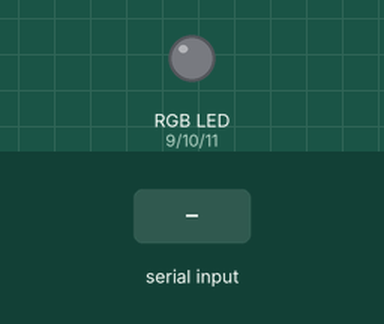
Recording of a sketch running on a simulated Arduino Uno, built with avr-gcc and run on an emulated ATmega328P. On the bench: an RGB LED mixed from three pins (HIGH = lit). Inputs (shaded band) come from the test bench. Dim RGB values are drawn brighter than linear.

Above: at 1.2 s.
1.3 s: "90,45,200\n" received over Serial
At 2.2 s:
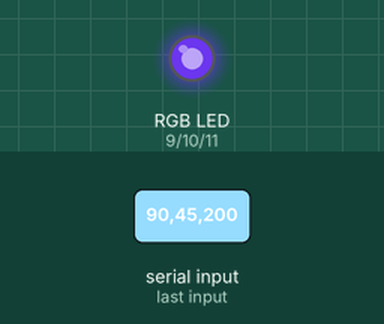
2.8 s: "30,150,10\n" received over Serial
At 3.3 s:
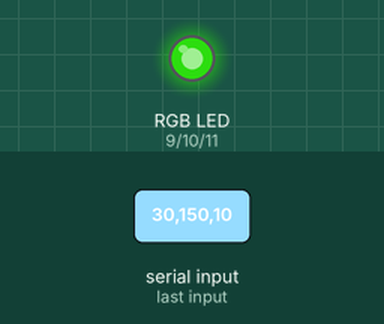
4.3 s: "90,45\n" received over Serial
At 5.5 s:
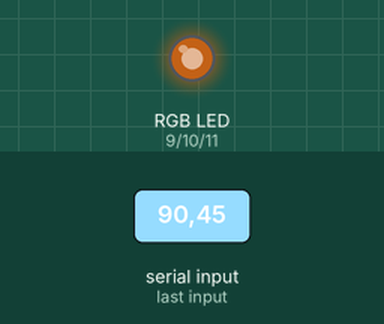
5.8 s: "5\n" received over Serial
At 6.8 s:
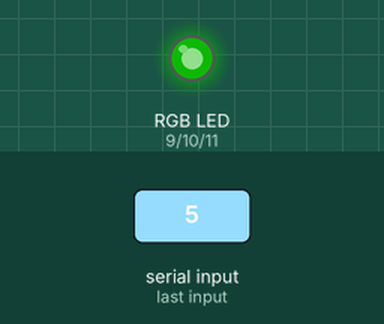
7.3 s: "30,150\n" received over Serial
At 7.9 s:
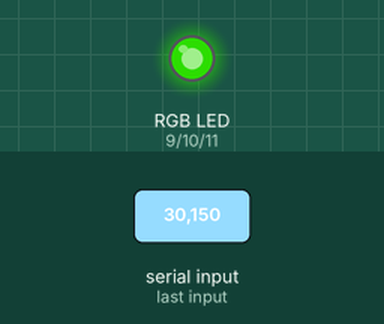
8.8 s: "90\n" received over Serial
At 9.1 s:
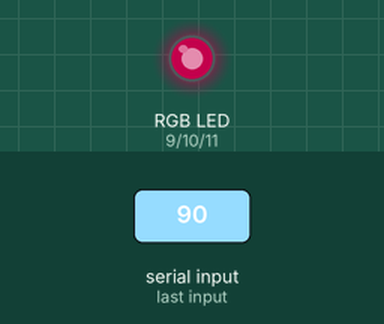
Timing chart, 0 to 11.3 s (numbered marks = the images above; inputs shaded):
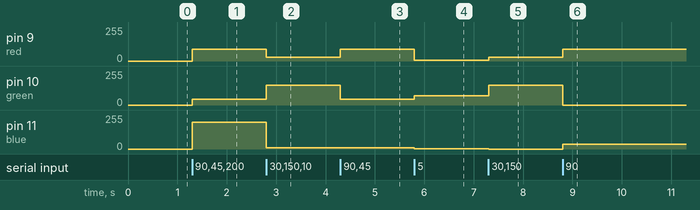

Measured:
- after the input at 1.3 s, pin 9 (red): 0/255 → 90/255 at once; pin 10 (green): 0/255 → 45/255 at once; pin 11 (blue): 0/255 → 200/255 at once
- after the input at 2.8 s, pin 9 (red): 90/255 → 30/255 at once; pin 10 (green): 45/255 → 150/255 at once; pin 11 (blue): 200/255 → 10/255 at once
- after the input at 4.3 s, pin 9 (red): 30/255 → 90/255 at once; pin 10 (green): 150/255 → 45/255 at once
- after the input at 5.8 s, pin 9 (red): 90/255 → 5/255 at once; pin 10 (green): 45/255 → 69/255 at once; pin 11 (blue): 10/255 → 1/255 at once
- after the input at 7.3 s, pin 9 (red): 5/255 → 30/255 at once; pin 10 (green): 69/255 → 150/255 at once; pin 11 (blue): 1/255 → 0/255 at once
- after the input at 8.8 s, pin 9 (red): 30/255 → 90/255 at once; pin 10 (green): 150/255 → 0/255 at once; pin 11 (blue): 0/255 → 35/255 at once

The sketch:

Arduino.ino
```cpp
#define red 9
#define green 10
#define blue 11

void setup() {
  Serial.begin(115200);  // Set the baud rate to match the Python code
  pinMode(red, OUTPUT);
  pinMode(green, OUTPUT);
  pinMode(blue, OUTPUT);
}

void loop() {
  if (Serial.available() > 0) {
    String colorData = Serial.readStringUntil('\n');
    colorData.trim();  // Remove leading/trailing whitespace

    int values[3];  // To store R, G, B values
    int i = 0;
    char* part = strtok((char*)colorData.c_str(), ",");
    while (part != NULL && i < 3) {
      values[i] = atoi(part);
      part = strtok(NULL, ",");
      i++;
    }

    analogWrite(red, values[0]);
    analogWrite(green, values[1]);
    analogWrite(blue, values[2]);
  }
}
```
